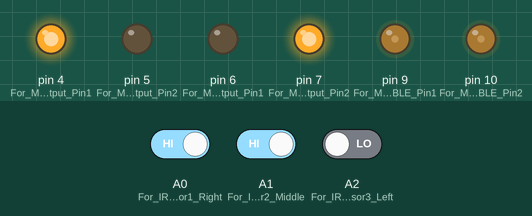
The sketch below on a simulated Arduino Uno, built with avr-gcc and run on an emulated ATmega328P. Shown: output pins drawn as LEDs (lit = HIGH). The test bench sets the inputs (shaded band); at power-on: A1 (For_IRSensor2_Middle) HIGH, A2 (For_IRSensor3_Left) LOW, A0 (For_IRSensor1_Right) HIGH.

Above: at 1.2 s.
1.3 s: A1 (For_IRSensor2_Middle) driven LOW
At 2.0 s:
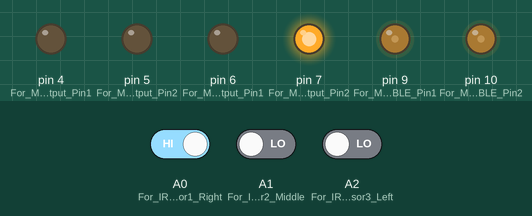
2.8 s: A2 (For_IRSensor3_Left) driven HIGH
At 3.1 s:
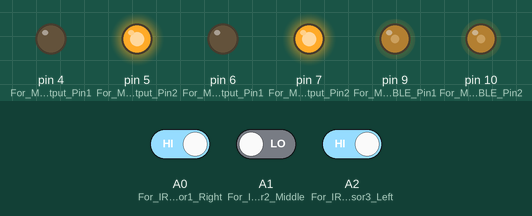
4.3 s: A0 (For_IRSensor1_Right) driven LOW
At 5.4 s:
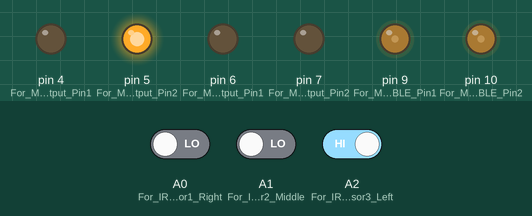
5.8 s: A1 (For_IRSensor2_Middle) driven HIGH
At 6.6 s:
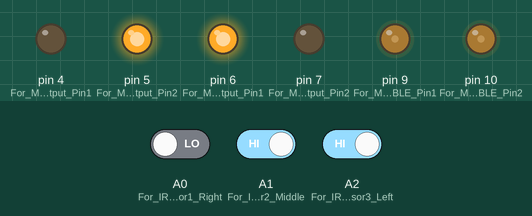
Timing chart, 0 to 8.3 s (numbered marks = the images above; inputs shaded):
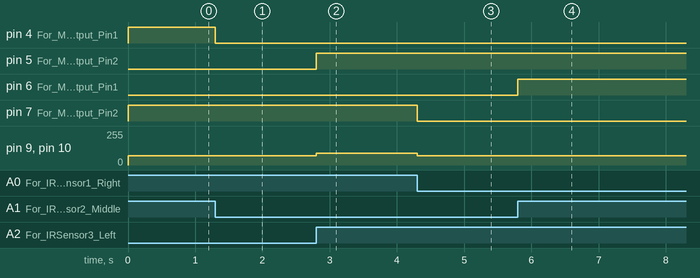

The sketch:

Movements.ino
```cpp
#define TopSpeed 90 // PWM value of ENABLE Pin For Straight Line
#define SlowSpeed 70 // PWM value of ENABLE Pin For Turns
//This Code is for black lines we take complement ~ for white
void setup() {
 pinMode(A0,INPUT);//For IRSensor1 Right
 pinMode(A1,INPUT);//For IRSensor2 Middle
 pinMode(A2,INPUT);//For IRSensor3 Left
 pinMode(4,OUTPUT);//For M1 Output Pin1
 pinMode(5,OUTPUT);//For M1 Output Pin2
 pinMode(6,OUTPUT);//For M2 Output Pin1
 pinMode(7,OUTPUT);//For M2 Output Pin2
  pinMode(9,OUTPUT);//For M1 ENABLE Pin1
 pinMode(10,OUTPUT);//For M2 ENABLE Pin2
}

void loop() {
  int S0=digitalRead(A0);//For IRSensor1 Right
  int S1=digitalRead(A1);//For IRSensor2 Middle
  int S2=digitalRead(A2);//For IRSensor1 Right
if((S2==1)&&(S1==0)&&(S0==1))
 {
  analogWrite(9,TopSpeed);
  analogWrite(10,TopSpeed);
 Forward();
 }
 if((S2==1)&&(S1==1)&&(S0==0))
 {
  analogWrite(9,SlowSpeed);
  analogWrite(10,SlowSpeed);
 RightSpin();
 }
 if((S2==0)&&(S1==1)&&(S0==1))
 {
  analogWrite(9,SlowSpeed);
  analogWrite(10,SlowSpeed);
 LeftSpin();
 }
 if((S2==1)&&(S1==0)&&(S0==0))
 {
  analogWrite(9,SlowSpeed);
  analogWrite(10,SlowSpeed);
 RightTurn();
 }
 if((S2==0)&&(S1==0)&&(S0==1))
 {
  analogWrite(9,SlowSpeed);
  analogWrite(10,SlowSpeed);
 LeftTurn();
 }
 if((S2==1)&&(S1==1)&&(S0==1))
 {
 Forward();
 }


}

void Forward()
{
  digitalWrite(4,0);
  digitalWrite(5,1);
  digitalWrite(6,0);
  digitalWrite(7,1);
}
  void RightSpin()
  {
   digitalWrite(4,0);
  digitalWrite(5,1);
  digitalWrite(6,1);
  digitalWrite(7,0);
    }
 void LeftSpin()
 {
   digitalWrite(4,1);
  digitalWrite(5,0);
  digitalWrite(6,0);
  digitalWrite(7,1);
  }

  void RightTurn()
  {
 digitalWrite(4,0);
  digitalWrite(5,1);
  digitalWrite(6,0);
  digitalWrite(7,0);
    }

  void LeftTurn()
  {
 digitalWrite(4,0);
  digitalWrite(5,0);
  digitalWrite(6,0);
  digitalWrite(7,1);
    }
    void Stop()
    {
   digitalWrite(4,0);
  digitalWrite(5,0);
  digitalWrite(6,0);
  digitalWrite(7,0);
      }
```

Measured:
- after the input at 1.3 s, pin 4 (For_M1_Output_Pin1): HIGH → LOW at once
- after the input at 2.8 s, pin 5 (For_M1_Output_Pin2): LOW → HIGH at once; pin 9 (For_M1_ENABLE_Pin1), pin 10 (For_M2_ENABLE_Pin2): 70/255 → 90/255 at once
- after the input at 4.3 s, pin 7 (For_M2_Output_Pin2): HIGH → LOW at once; pin 9 (For_M1_ENABLE_Pin1), pin 10 (For_M2_ENABLE_Pin2): 90/255 → 70/255 at once
- after the input at 5.8 s, pin 6 (For_M2_Output_Pin1): LOW → HIGH at once
